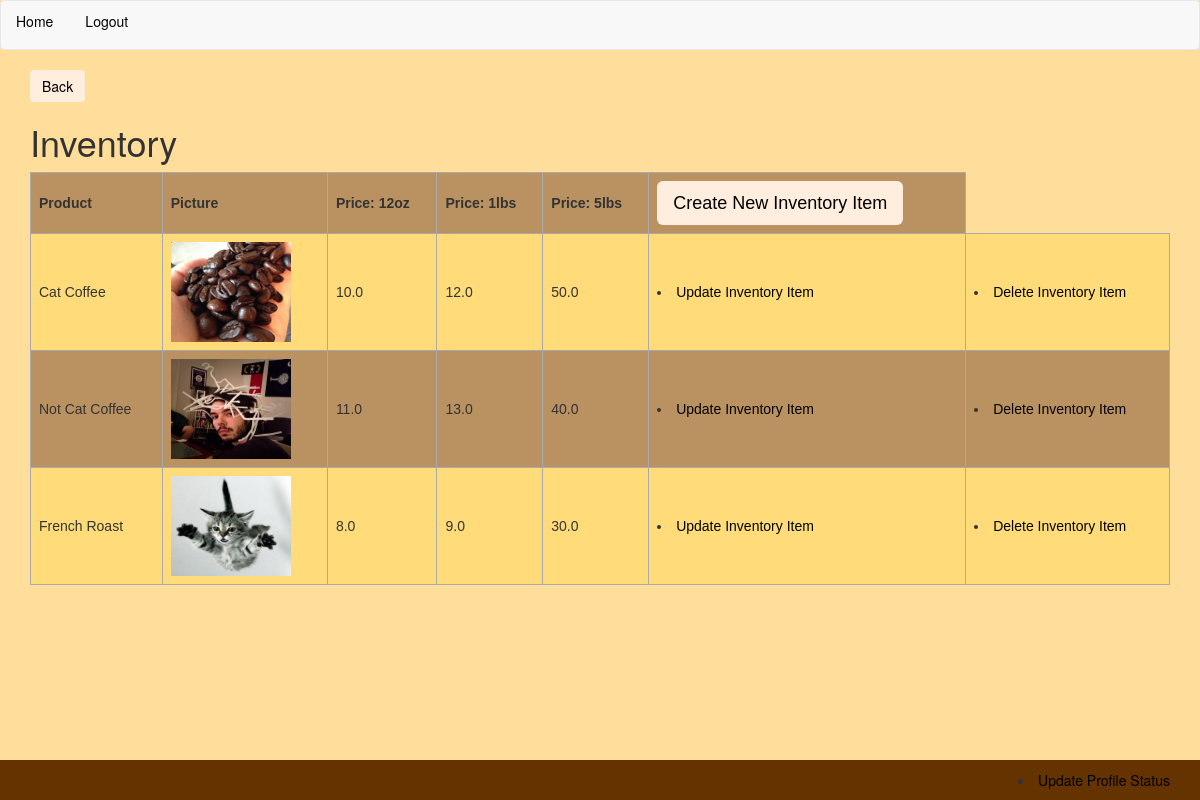
Page /customer_service/inventory (signed in) on the committed database.
### app/models.py (models this page shows, shortened)
class InventoryItem(models.Model):
    name = models.CharField(max_length=40, unique=True)
    picture = models.FileField()
    price_12_oz = models.FloatField()
    price_1_lbs = models.FloatField()
    price_5_lbs = models.FloatField()
    @property
    def image_url(self):
        if self.picture:
            return self.picture.url

### app/views.py (the view)
# urls.py: url(r'^customer_service/inventory$', InventoryListView.as_view(), name="inventory_list_view"),
class InventoryListView(ListView):
    model = InventoryItem

### templates/app/inventoryitem_list.html (shortened to what this page needs)
{% extends 'base.html' %}
{% block content %}
<header>
  <div class="container">
  <form class="" action="{% url 'customer_service_view' %}" method="get">
    <input class="btn btn-success btn-md" type="submit" name="" value="Back">
</form>
</div>
</header>
<div class="container">
  <h1>Inventory</h1>
</div>
<div class="container">
<table style="width:100%">
  <tr>
    <th>Product</th>
    <th>Picture</th>
    <th>Price: 12oz</th>
    <th>Price: 1lbs</th>
    <th>Price: 5lbs</th>
    <th>
      <form class="" action="{% url 'inventory_create_view' %}" method="get">
    <input class="btn btn-default btn-lg" type="submit" name="" value="Create New Inventory Item">
    </form>
    </th>
  </tr>
  {% for item in object_list %}
  <tr>
    <td>{{item.name}}</td>
    <td>
    <img src="{{ MEDIA_URL }} {{item.image_url }}" alt="Picture of {{ item.picture }}" style="width:120px;height:100px;">
    </td>
    <td>{{item.price_12_oz}}</td>
    <td>{{item.price_1_lbs}}</td>
    <td>{{item.price_5_lbs}}</td>
    <td> <li role="presentation"><a href="{% url 'inventory_update_view' item.id %}">Update Inventory Item</a></li></td>
      <td>  <li role="presentation"><a href="{% url 'inventory_delete_view' item.id %}">Delete Inventory Item</a></li></td>
  </tr>
  {% endfor %}
</table>
</div>
{% endblock %}

### templates/base.html (style rules this page uses)
a { color: black; }
body { background-color: #FFDD9A; }
input[type="button"], input[type="submit"] { color:black; background-color:#fed; border: none; }
table { font-family: arial, sans-serif; border-collapse: collapse; width: 100%; }
td, th { border: 1px solid #aaaaaa; text-align: left; padding: 8px; }
tr:nth-child(even) { background-color: #FFDC79; }
tr:nth-child(odd) { background-color: #BA9261; }

### rows in the picture
InventoryItem: name "Cat Coffee", image_url (picture), price_12_oz "10.0", price_1_lbs "12.0", price_5_lbs "50.0"
InventoryItem: name "Not Cat Coffee", image_url (picture), price_12_oz "11.0", price_1_lbs "13.0", price_5_lbs "40.0"
InventoryItem: name "French Roast", image_url (picture), price_12_oz "8.0", price_1_lbs "9.0", price_5_lbs "30.0"
